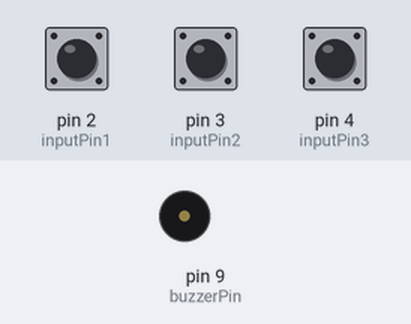
The sketch below on a simulated Arduino Uno, built with avr-gcc and run on an emulated ATmega328P. Parts: buzzer (waves = sounding). The inputs (shaded band) are chosen by the test bench; at power-on: pin 2 (inputPin1) HIGH, pin 3 (inputPin2) HIGH, pin 4 (inputPin3) HIGH.

Above: at 1.2 s.
1.3 s: pin 2 (inputPin1) pulled LOW for 0.15 s
At 1.37 s:
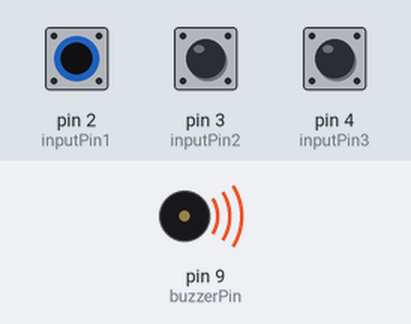
2.9 s: pin 2 (inputPin1) pulled LOW for 3.2 s
At 6.9 s:
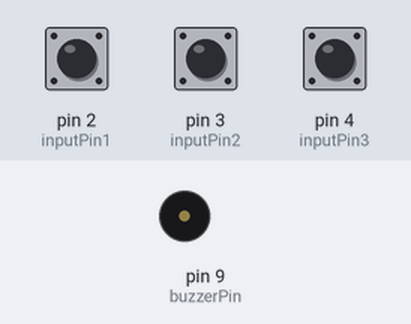
7.6 s: pin 3 (inputPin2) pulled LOW for 3.2 s
At 8.0 s:
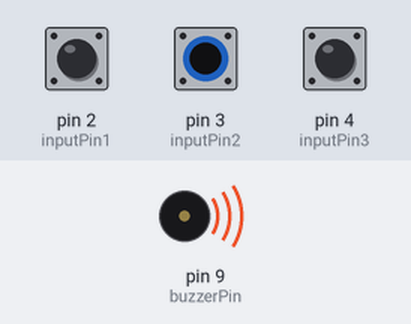
Timing chart, 0 to 12.3 s (numbered marks = the images above; inputs shaded):
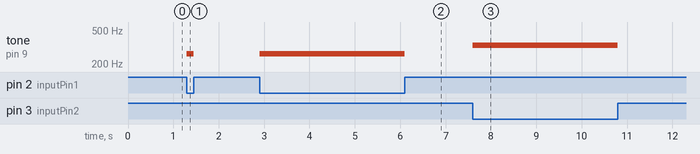

Measured:
- after the input at 1.3 s, tone on pin 9 (buzzerPin): silent → 262 Hz at once, → silent 0.15 s later
- after the input at 2.9 s, tone on pin 9 (buzzerPin): silent → 262 Hz at once, → silent 3.2 s later
- after the input at 7.6 s, tone on pin 9 (buzzerPin): silent → 330 Hz at once, → silent 3.2 s later

The sketch:

AR02_doremi.ino.ino
```cpp
/*
 예제 9.1
 피에조 부저를 이용한 소리 출력
*/

int buzzerPin = 9;
int songLength = 16;

const int inputPin1=2;
const int inputPin2=3;
const int inputPin3=4;


// 노래 데이터, 공백은 쉬는 구간을 나타낸다
// 음계: 'c', 'd', 'e', 'f', 'g', 'a', 'b', 'C'
char notes[] = "cee egg dff abb ";
// 음의 길이, 노래 데이터와 맞춰 음의 길이를 설정한다.
int beats[] = {1,1,1,1,1,1,1,1,1,1,1,1,1,1,1,1};

// 노래의 빠르기를 설정한다.
int tempo = 200;

void setup()
{
  // 부저핀을 출력으로 설정한다
  pinMode(buzzerPin, OUTPUT);
  pinMode(inputPin1, INPUT_PULLUP);
  pinMode(inputPin2, INPUT_PULLUP);
  pinMode(inputPin3, INPUT_PULLUP);
}


void loop(){
 if(digitalRead(inputPin1) == LOW){        //첫번째 키가 눌리면
    tone(buzzerPin, 262);                     //음계 '도'에 해당하는 음 재생
  }
  else if(digitalRead(inputPin2) == LOW){  //두번째 키가 눌리면
    tone(buzzerPin, 330);                     //음계 '미'에 해당하는 음 재생
  }
  else if(digitalRead(inputPin3) == LOW){   //세번째 키가 눌리면
    tone(buzzerPin, 392);                     //음계 '솔'에 해당하는 음 재생
  }
  else{
    noTone(buzzerPin);                        //버튼이 안눌러면 음 재생 중지
  }
}
```
